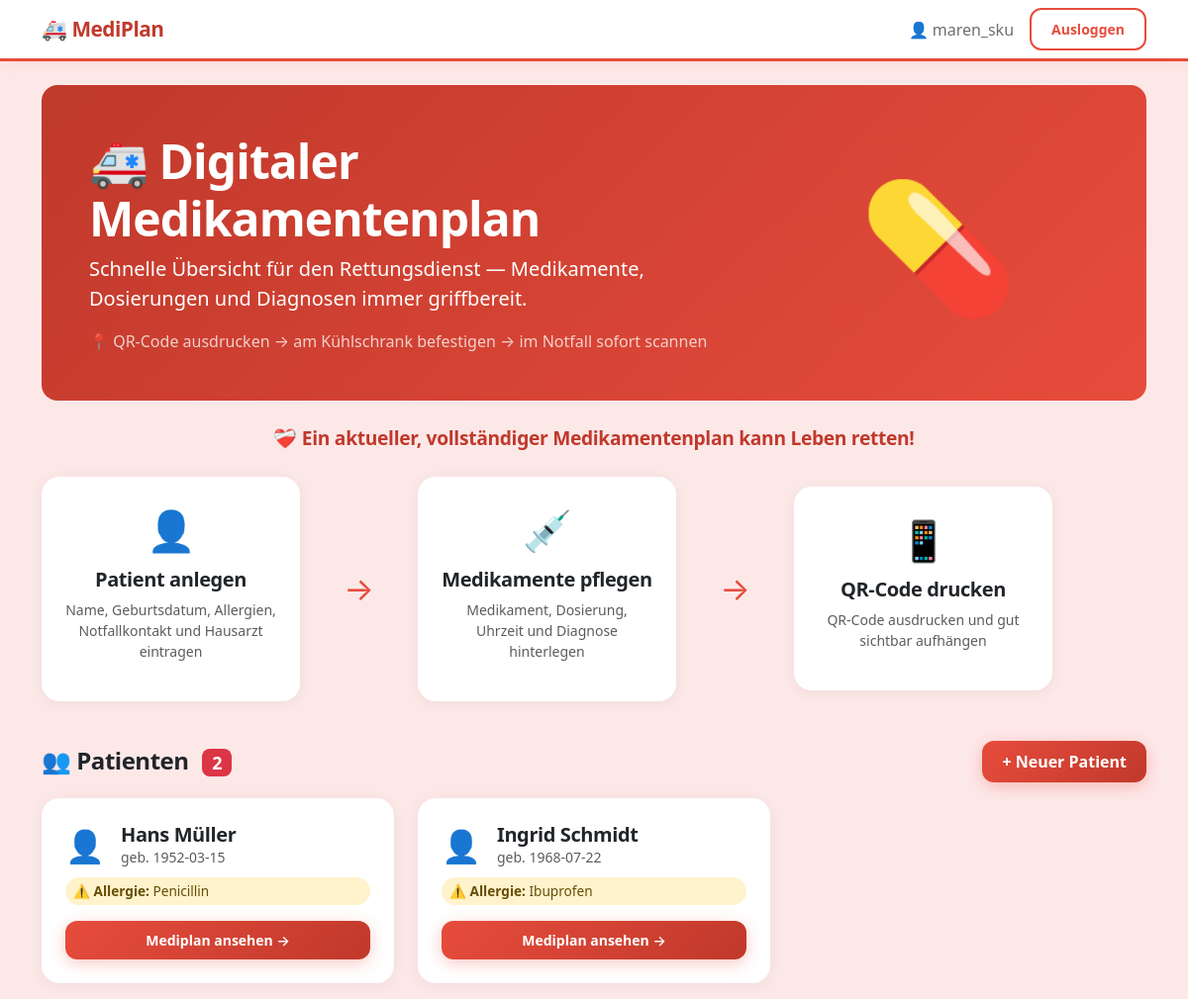
The page / (signed in) on the database as committed earlier.
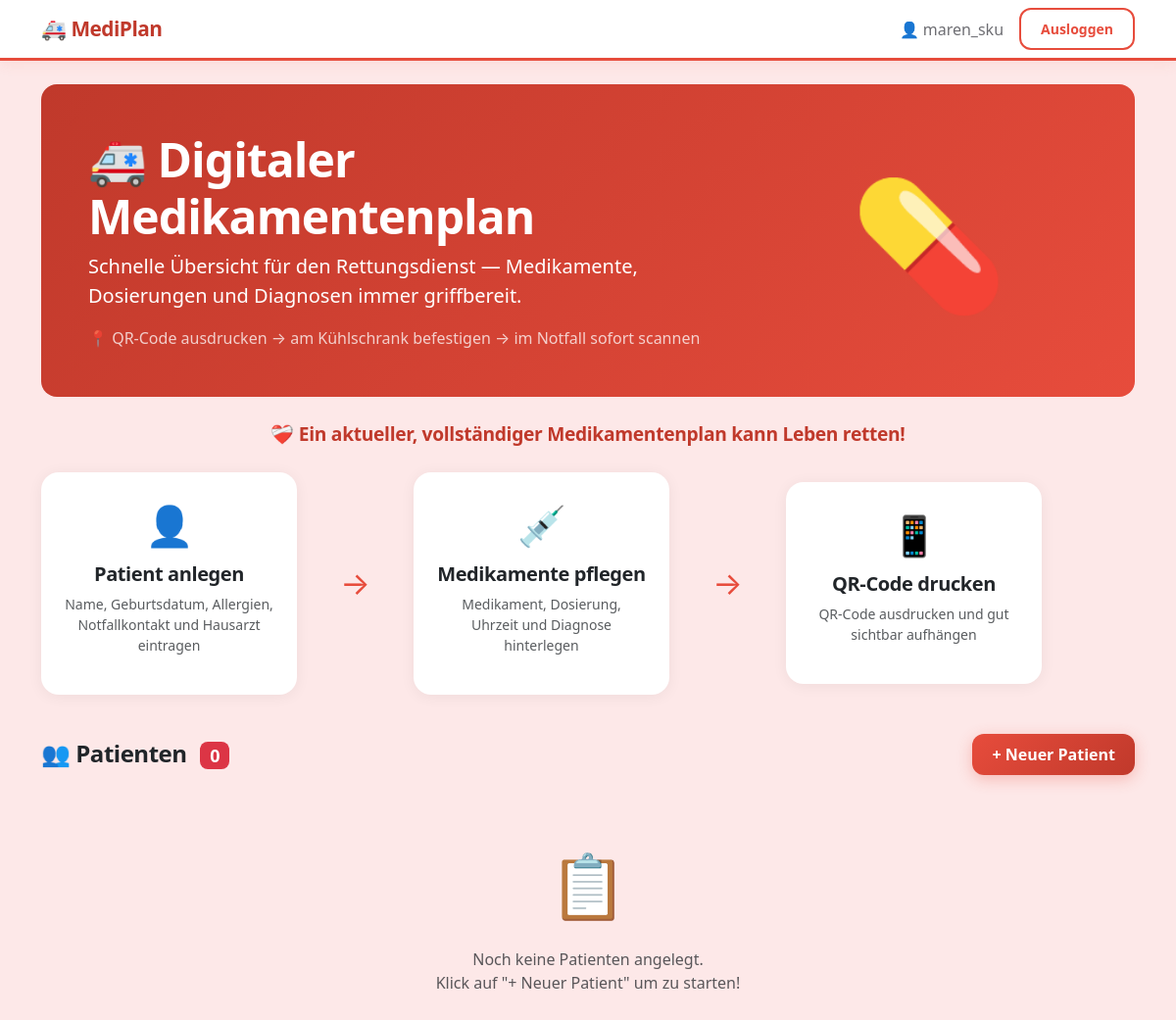
The same page on the database as committed later.
### tables this page shows
CREATE TABLE patienten (
            id INTEGER PRIMARY KEY AUTOINCREMENT,
            nutzer_id INTEGER NOT NULL,
            name TEXT NOT NULL,
            geburtsdatum TEXT NOT NULL,
            allergien TEXT,
            notfallkontakt_name TEXT,
            notfallkontakt_telefon TEXT,
            hausarzt_name TEXT,
            hausarzt_telefon TEXT,
            FOREIGN KEY (nutzer_id) REFERENCES nutzer(id)
        );

### app.py (the view)
@app.route('/')
@login_required
def index():
    conn = get_connection()
    patienten = conn.execute('SELECT * FROM patienten WHERE nutzer_id = ?', (session['nutzer_id'],)).fetchall()
    conn.close()
    return render_template('index.html', patienten=patienten)

### app.py (called while the page is built)
def login_required(f):
    @functools.wraps(f)
    def decorated(*args, **kwargs):
        if 'nutzer_id' not in session:
            return redirect(url_for('login'))
        return f(*args, **kwargs)
    return decorated

### database.py (called while the page is built)
def get_connection():
    conn = sqlite3.connect('mediplan.db')
    conn.row_factory = sqlite3.Row
    return conn

### templates/index.html
{% extends 'base.html' %}
{% block content %}
<div class="p-5 mb-4 rounded-4" style="background: linear-gradient(135deg, #c0392b, #e74c3c); color: white;">
    <div class="row align-items-center">
        <div class="col-md-8">
            <h1 class="display-5 fw-bold">🚑 Digitaler Medikamentenplan</h1>
            <p class="lead mb-3">Schnelle Übersicht für den Rettungsdienst — Medikamente, Dosierungen und Diagnosen immer griffbereit.</p>
            <p class="mb-0 opacity-75">📍 QR-Code ausdrucken → am Kühlschrank befestigen → im Notfall sofort scannen</p>
        </div>
        <div class="col-md-4 text-center d-none d-md-block">
            <span style="font-size: 8rem;">💊</span>
        </div>
    </div>
</div>
<p class="text-center fw-bold mb-4" style="color: #c0392b; font-size: 1.2rem; letter-spacing: -0.3px;">❤️‍🩹 Ein aktueller, vollständiger Medikamentenplan kann Leben retten!</p>
<div class="row align-items-center mb-4">
    <div class="col-md-3 mb-3">
        <div class="card h-100 border-0 shadow-sm">
            <div class="card-body text-center p-4">
                <div style="font-size: 2.5rem;">👤</div>
                <h5 class="mt-2">Patient anlegen</h5>
                <p class="text-muted small">Name, Geburtsdatum, Allergien, Notfallkontakt und Hausarzt eintragen</p>
            </div>
        </div>
    </div>
    <div class="col-md-1 text-center mb-3">
        <span style="font-size: 2rem; color: #e74c3c;">→</span>
    </div>
    <div class="col-md-3 mb-3">
        <div class="card h-100 border-0 shadow-sm">
            <div class="card-body text-center p-4">
                <div style="font-size: 2.5rem;">💉</div>
                <h5 class="mt-2">Medikamente pflegen</h5>
                <p class="text-muted small">Medikament, Dosierung, Uhrzeit und Diagnose hinterlegen</p>
            </div>
        </div>
    </div>
    <div class="col-md-1 text-center mb-3">
        <span style="font-size: 2rem; color: #e74c3c;">→</span>
    </div>
    <div class="col-md-3 mb-3">
        <div class="card h-100 border-0 shadow-sm">
            <div class="card-body text-center p-4">
                <div style="font-size: 2.5rem;">📱</div>
                <h5 class="mt-2">QR-Code drucken</h5>
                <p class="text-muted small">QR-Code ausdrucken und gut sichtbar aufhängen</p>
            </div>
        </div>
    </div>
</div>
<div class="d-flex justify-content-between align-items-center mb-3">
    <h4 class="fw-bold mb-0">👥 Patienten <span class="badge bg-danger ms-2">{{ patienten|length }}</span></h4>
    <a href="/patient/neu" class="btn btn-danger">+ Neuer Patient</a>
</div>
{% if patienten %}
<div class="row">
    {% for patient in patienten %}
    <div class="col-md-4 mb-3">
        <div class="card h-100 border-0 shadow-sm">
            <div class="card-body p-4">
                <div class="d-flex align-items-center mb-2">
                    <span style="font-size: 2rem;">👤</span>
                    <div class="ms-3">
                        <h5 class="mb-0 fw-bold">{{ patient['name'] }}</h5>
                        <p class="text-muted small mb-0">geb. {{ patient['geburtsdatum'] }}</p>
                    </div>
                </div>
                {% if patient['allergien'] %}
                <div class="alert alert-warning py-1 px-2 mb-2" style="font-size: 0.85rem;">
                    ⚠️ <strong>Allergie:</strong> {{ patient['allergien'] }}
                </div>
                {% endif %}
                <a href="/patient/{{ patient['id'] }}" class="btn btn-danger btn-sm w-100 mt-2">Mediplan ansehen →</a>
            </div>
        </div>
    </div>
    {% endfor %}
</div>
{% else %}
<div class="text-center py-5">
    <span style="font-size: 4rem;">📋</span>
    <p class="text-muted mt-3">Noch keine Patienten angelegt.<br>Klick auf "+ Neuer Patient" um zu starten!</p>
</div>
{% endif %}
{% endblock %}

Rows that differ between the two databases and show on the page:
removed patienten: name "Hans Müller", geburtsdatum "1952-03-15", allergien "Penicillin"
removed patienten: name "Ingrid Schmidt", geburtsdatum "1968-07-22", allergien "Ibuprofen"
Other text that changed with them:
{{ patienten|length }}: "2" → "0"
text now shown: "📋 Noch keine Patienten angelegt. Klick auf \"+ Neuer Patient\" um zu starten!"
